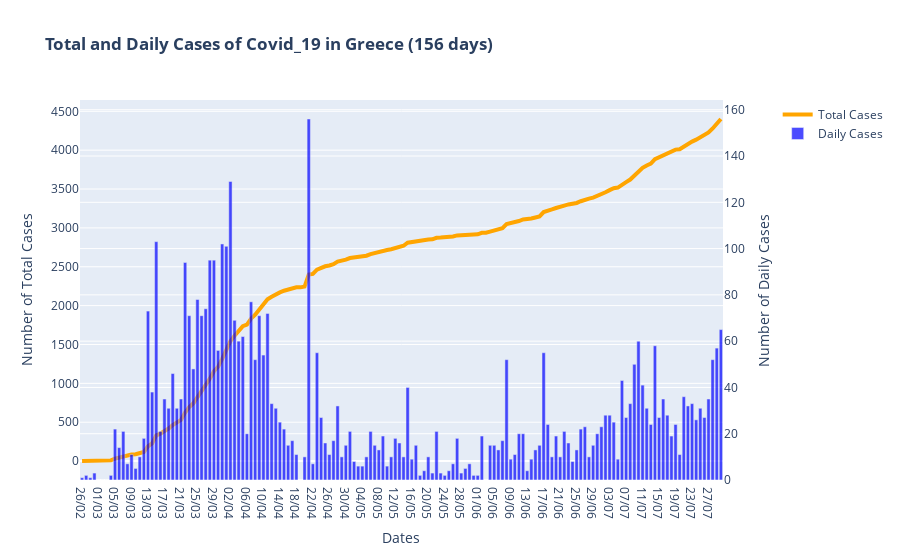

Here is the notebook cell this chart was saved with:
### Code cell
# Figure with secondary y-axis
fig = make_subplots(specs=[[{"secondary_y": True}]])

# Traces - Bars and line
fig.add_trace(
    go.Scatter(x=df.index, y=df['Total Cases'], name='Total Cases', line_width=4, line_color='orange'),
    secondary_y=False,
)

fig.add_trace(
    go.Bar(x=df.index, y=df['Daily Cases'], name='Daily Cases', marker_color='blue', opacity = 0.7),
    secondary_y=True,
)

# Figure Title
fig.update_layout(
    title_text='<b>Total and Daily Cases of Covid_19 in Greece ('+str(len(df['Total Cases']))+' days)</b>'
)

# x-axis and y-axes titles
fig.update_xaxes(title_text='Dates')
fig.update_yaxes(title_text='Number of Total Cases', secondary_y=False)
fig.update_yaxes(title_text='Number of Daily Cases', secondary_y=True)

fig.update_layout(hovermode='x unified')

fig.show()

### Figure 1 — Plotly figure (JSON) as saved in the notebook; plotly's stock layout.template omitted (floating-point values rounded to 4 significant figures; data arrays with more than 128 entries replaced by an {"elided": "..."} marker saying what was removed)
{"data": [{"line": {"color": "orange", "width": 4}, "name": "Total Cases", "type": "scatter", "x": {"elided": "156 str values"}, "xaxis": "x", "y": {"elided": "156 int values"}, "yaxis": "y"}, {"marker": {"color": "blue"}, "name": "Daily Cases", "opacity": 0.7, "type": "bar", "x": {"elided": "156 str values"}, "xaxis": "x", "y": {"elided": "156 int values"}, "yaxis": "y2"}], "layout": {"hovermode": "x unified", "title": {"text": "<b>Total and Daily Cases of Covid_19 in Greece (156 days)</b>"}, "xaxis": {"anchor": "y", "domain": [0, 0.94], "title": {"text": "Dates"}}, "yaxis": {"anchor": "x", "domain": [0, 1], "title": {"text": "Number of Total Cases"}}, "yaxis2": {"anchor": "x", "overlaying": "y", "side": "right", "title": {"text": "Number of Daily Cases"}}}}
